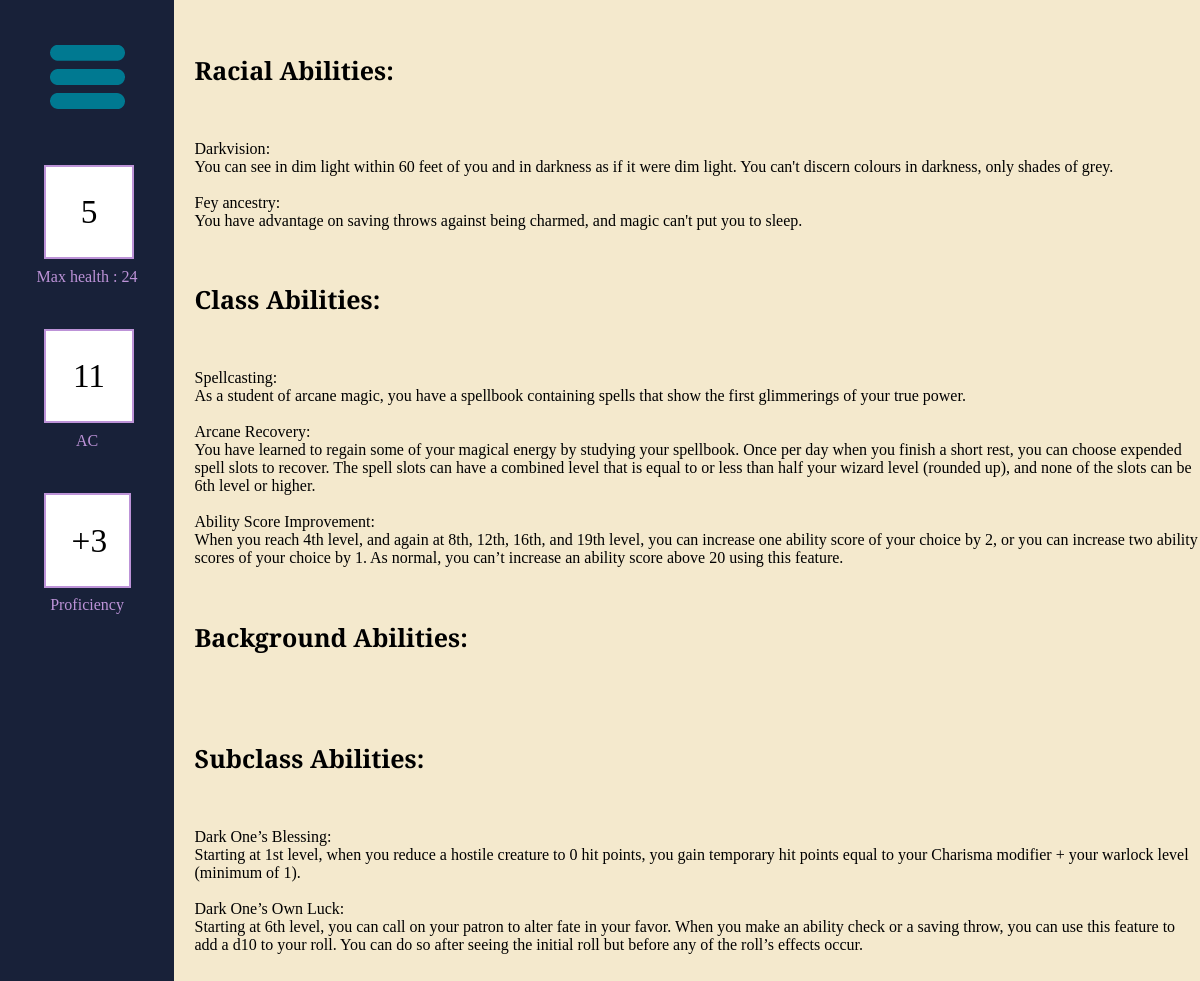
The page /character_abilities/37 (signed in) on the database its author committed.
### tables this page shows
CREATE TABLE Ability (Ability_Id INTEGER PRIMARY KEY AUTOINCREMENT, Name Text, Description Text);

### routes.py (the view, shortened to what this page needs)
@app.route('/character_abilities/<id>')
def character_abilities(id):
    conn = sqlite3.connect(db)
    cur = conn.cursor()
    cur.execute('SELECT * FROM Character WHERE Character_Id = ?', (id,))
    character_data = cur.fetchone()
    if('user_id' not in session):
        return redirect("/")
    if character_data is None:
        return redirect("/")
    elif character_data[14] != session['user_id']:
        return redirect("/")
    resetSession()
    feat_names = []
    feat_descriptions = []
    feat_types = ["Race", "Class", "Background", "Subclass"]
    feat_types_parameters = [character_data[2], character_data[3], character_data[5], character_data[13]]
    for i in range(4):
        added = ""
        if i == 1 or i == 3:
            added = f" AND Level <= {character_data[4]}"
        cur.execute(f'SELECT Name,Description FROM Ability WHERE Ability_Id IN (SELECT Ability_Id FROM Ability{feat_types[i]} WHERE {feat_types[i]}_Id = {feat_types_parameters[i]}{added})')
        data = cur.fetchall()
        feat_names.append([i[0] for i in data])
        feat_descriptions.append([i[1] for i in data])
    cur.execute('SELECT Ability_Id,Type FROM AbilityCharacter WHERE Character_Id = ?', (id,))
    data = cur.fetchall()
    other_values = [id, character_data[6], character_data[12], character_data[7], ((character_data[4]-1)//4)+2, character_data[14],character_data[3]]
    return render_template('CharacterAbility.html', other_values=other_values, names=feat_names, descs=feat_descriptions)

### routes.py (called while the page is built)
def resetSession():
    placeholder = session['user_id']
    session.clear()
    collect()
    session['user_id'] = placeholder

### templates/CharacterAbility.html
{% extends 'sheetLayout.html' %}
{% set ability_types = ['Racial','Class','Background','Subclass'] %}
{% block content %}
<div class = "ability_sheet">
    {% for i in range(ability_types|length) %}
        <h1 class = "ability_header">{{ability_types[i]}} Abilities:</h1>
        {% for j in range(names[i]|length) %}
            {{names[i][j]}}:
            {{descs[i][j]}}
        {% endfor %}
    {% endfor %}
</div>
{% endblock %}

### templates/sheetLayout.html (shortened to what this page needs)
<!DOCTYPE html>
<html>
    <head>
        <link rel = 'stylesheet', href = '../static/styles.css'>
    </head>
    <body>
        <div class = 'sheet_container' id="sheet" data-id="{{ other_values[0] }}">
            <div class = 'side_bar'>
                <div>
                    <button class = "dropdown-menu" id="dropdown_button" onclick="toggleDropDown()">
                        <img src = "../static/Menu.png" class = "menu_button">
                    </button>
                </div>
                <div>
                    <input type="number" id="HP" value='{{other_values[2]}}' class="side_input">
                </div>
                Max health : {{other_values[1]}}
                <div>
                    <input type="number" id="AC" value='{{other_values[3]}}' class="side_input">
                </div>
                AC
                <div class = 'side_info'>
                    +{{other_values[4]}}
                </div>
                Proficiency
            </div>
            <div class = 'sheet' data-joe = "Joe">
                {% block content %}{% endblock %}
            </div>
        </div>
    </body>
</html>

### static/styles.css (style rules this page uses)
.side_bar { background-color:#182139; height: 100%; min-width: 100%; overflow: hidden; text-align: center; color: #bd93d8; }
.side_info,.side_input { text-align: center; border: 2px solid #bd93d8; background-color: white; margin:25%; margin-bottom:5%; padding: 15%; font-size: 25pt; color: black; }
.side_input { width: 20%; font-family: "Bree Serif", serif; font-weight: 400; }
.menu_button { width: 100%; }
.dropdown-menu { border: none; cursor: pointer; appearance: none; background-color: inherit; margin:25%; margin-bottom:5%; text-align: center; }
.sheet_container { display: grid; grid-template-columns:14.5% 85.5%; grid-template-rows: 100%; min-height: 100%; font-family: "Bree Serif", serif; font-weight: 400; font-style: normal; }
.sheet { background-color: #f4e9cd; }
body { margin: 0px; height: 70vw; }
.ability_sheet { margin-left: 2%; white-space: pre-line; }
.ability_header { font-size: 25px; }

### rows shown on the page
Ability: Name "Darkvision", Description "You can see in dim light within 60 feet of you and in darkness as if it were dim light. You can't discern colours in darkness, only shades of grey."
Ability: Name "Fey ancestry", Description "You have advantage on saving throws against being charmed, and magic can't put you to sleep."
Ability: Name "Spellcasting", Description "As a student of arcane magic, you have a spellbook containing spells that show the first glimmerings of your true power."
Ability: Name "Arcane Recovery", Description "You have learned to regain some of your magical energy by studying your spellbook. Once per day when you finish a short rest, you can choose expended spell slots to recover. The spell slots can have a combined level that is equal to or less than half your wizard level (rounded up), and none of the slots can be 6th level or higher."
Ability: Name "Ability Score Improvement", Description "When you reach 4th level, and again at 8th, 12th, 16th, and 19th level, you can increase one ability score of your choice by 2, or you can increase two ability scores of your choice by 1. As normal, you can’t increase an ability score above 20 using this feature."
Ability: Name "Dark One’s Blessing", Description "Starting at 1st level, when you reduce a hostile creature to 0 hit points, you gain temporary hit points equal to your Charisma modifier + your warlock level (minimum of 1)."
Ability: Name "Dark One’s Own Luck", Description "Starting at 6th level, you can call on your patron to alter fate in your favor. When you make an ability check or a saving throw, you can use this feature to add a d10 to your roll. You can do so after seeing the initial roll but before any of the roll’s effects occur."

### other values the page prints
{{ other_values[1] }} "24"
{{ other_values[4] }} "3"
{{ ability_types[i] }} "Racial" "Class" "Background" "Subclass"
